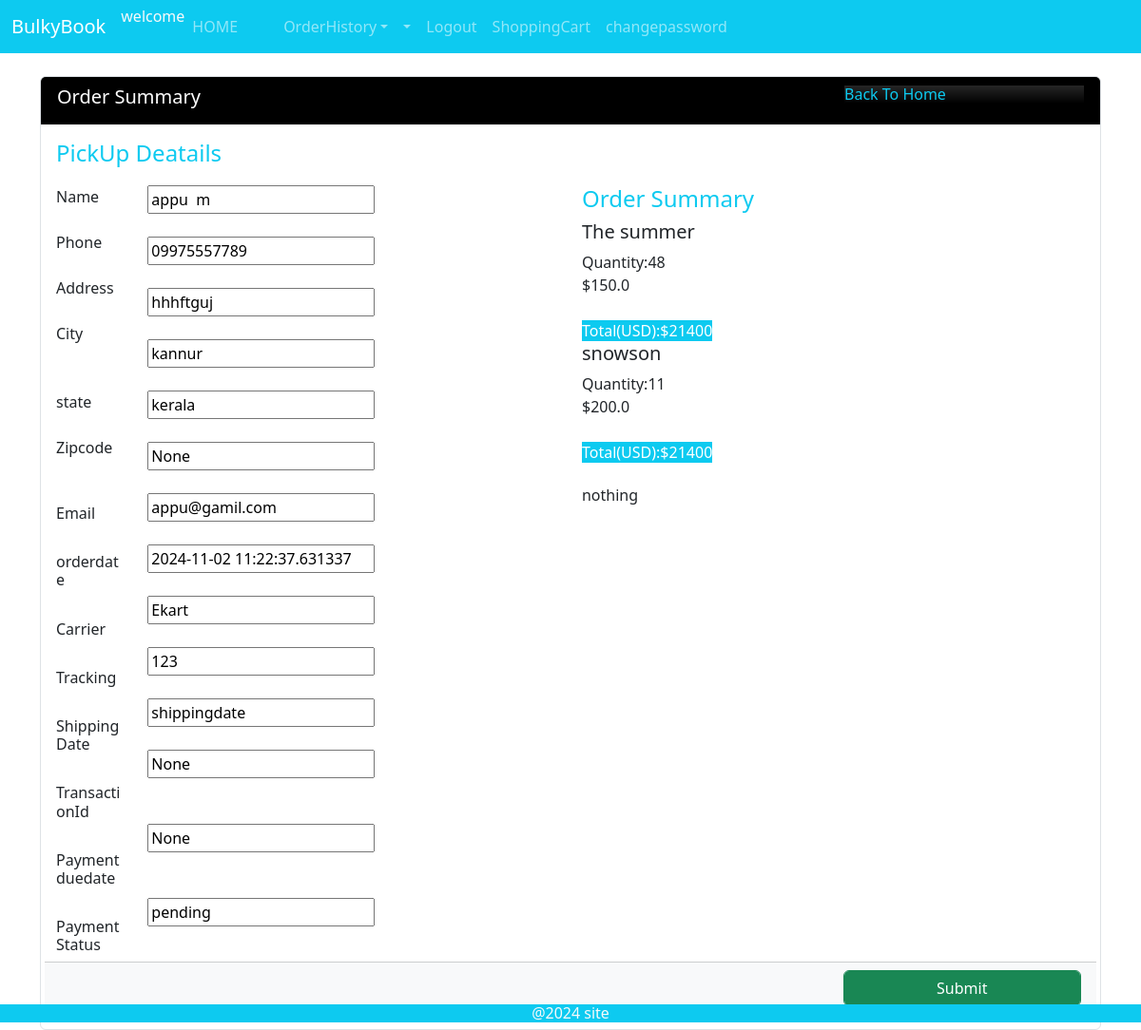
Page /deatilesshow/27 on the committed database.
### users/models.py (models this page shows)
class ordertb(models.Model):
    name=models.CharField(max_length=20)
    phone=models.CharField(max_length=10,blank=True,null=True)
    address=models.TextField()
    city=models.CharField(max_length=20)
    state=models.CharField(max_length=20)
    zipcode=models.IntegerField(blank=True,null=True)
    email=models.EmailField()
    orderdate=models.CharField(max_length=20)
    carrier=models.CharField(max_length=20,blank=True,null=True)
    tracking=models.CharField(max_length=20,blank=True,null=True)
    shippingdate=models.CharField(max_length=18,blank=True,null=True)
    transactionid=models.CharField(max_length=20,blank=True,null=True)
    paymentdate=models.CharField(max_length=18,blank=True,null=True)
    paymentstatus=models.CharField(max_length=20,default="pending")
    orderstatus=models.CharField(max_length=18,default="pending")
    ordertotal=models.IntegerField()
    customerid=models.ForeignKey(User,on_delete=models.CASCADE)

class orderitems(models.Model):
    order=models.ForeignKey(ordertb,on_delete=models.CASCADE)
    productid=models.ForeignKey(product,on_delete=models.CASCADE)
    total=models.IntegerField()
    count=models.IntegerField()

### manager/models.py (models this page shows)
class product(models.Model):
    title=models.CharField(max_length=20)
    ISBN=models.CharField(max_length=20)
    author=models.CharField(max_length=20)
    description=models.TextField()
    listprise=models.FloatField()
    price=models.FloatField()
    price50=models.FloatField()
    price100=models.FloatField()
    categorys=models.ForeignKey(category,on_delete=models.CASCADE)
    covertype=models.ForeignKey(covertypetable,on_delete=models.CASCADE)
    image=models.FileField(upload_to='media')
    def __str__(self):
        return self.title

### manager/views.py (the view)
# urls.py: path('deatilesshow/<int:id>',views.deatilesshow,name="deatilesshow"),
def deatilesshow(request,id):
    m=ordertb.objects.filter(id=id)
    n=orderitems.objects.filter(order_id=id)
    p={'m':m,'n':n}
    return render(request,'admin/showdusereatiles.html',p)

### template/admin/showdusereatiles.html (shortened to what this page needs)
{% extends 'customer/userhome.html' %}
{% block content %}
<div class="container mt-3">
    <div class="row">
        <div class="col-md-6">
        </div>
    </div>
    <div class="card border">
        <div class="card card-header bg-black">
            <div class="row">
                <div class="col-7">
                    <h5 class="text-white">Order Summary</h5>
                </div>
                <div class="offset-2 col-3">
                  <h6 class="text-info bg-gradient border-1">Back To Home</a></h6>
                </div>
            </div>
        </div>
        <div class="card-body">
            {% for i in m %}
            <div class="row">
                <h4 class="text-info">PickUp Deatails</h4>
                <br>
                <br>
<div class="col-1">
<h7>Name</h7>
<br>
<br>
<h7>Phone</h7>
<br>
<br>
<h7>Address</h7>
<br>
<br>
<h7>City</h7>
<br>
<br>
<br>
<h7>state</h7>
<br>
<br>
<h7>Zipcode</h7>
<br>
<br>
<br>
<h6>Email</h6>
<br>
<h6>orderdate</h6>
<br>
<h6>Carrier</h6>
<br>
<h6>Tracking</h6>
<br>
<h6>ShippingDate</h6>
<br>
<h6>TransactionId</h6>
<br>
<h6>Paymentduedate</h6>
<br>
<h6>PaymentStatus</h6>
</div>
<div class="col-5">
    <form action="{% url 'shipordr' %}" method="post">
    <input type="text" value="{{i.name}}" name="name">
    <br>
    <br>
    <input type="text" value="{{i.phone}}" name="phone">
    <br>
    <br>
    <input type="text" value="{{i.address}}" name="address">
    <br>
    <br>
    <input type="text" value="{{i.city}}" name="city">
    <br>
    <br>
    <input type="text" value="{{i.state}}" name="state">
    <br>
    <br>
    <input type="text" value="{{i.zipcode}}" name="zipcode">
    <br>
    <br>
    <input type="text" value="{{i.email}}" name="email">
    <br>
    <br>
    <input type="text" value="{{i.orderdate}}" name="orderdate">
    <br>
    <br>
    <input type="text" value="{{i.carrier}}" name="carrier">
    <br>
    <br>
    <input type="text" value="{{i.tracking}}" name="tracking">
    <br>
    <br>
    <input type="text" value="shippingdate" name="shippingdate">
    <br>
    <br>
    <input type="text" value="{{i.transactionid}}" name="transactionid">
    <br>
    <br>
    <br>
    <input type="text" value="{{i.paymentdate}}" name="paymentdate">
    <br>
    <br>
    <br>
    <input type="text" value="{{i.paymentstatus}}" name="paymentstatus">
</div>
<div class="col-6">
    <h4 class="text-info">Order Summary</h4>
    {% for k in n %}
    <span><h5>{{k.productid}}</h5></span>
    <span>Quantity:{{k.count}}</span>
    <br>
    <span>${{k.productid.price}}</span>
    <br>
    <br>
    <span class="text-info bg-info text-white">Total(USD):${{k.order.ordertotal}}</span>
    {% endfor %}
    <br>
    <br>
    {% if i.paymentstatus == "paid" and i.orderstatus == "pending" %}
    <a class="btn btn-dark form-control" href="{% url 'ordersts' i.id %}">Start Processing</a>
    <br>
    {% elif i.orderstatus == "inprocess" %}
    <button type="submit" class="btn btn-dark form-control" >ShippingOrder</button>
    <br>
    <br>
    <a class="btn btn-danger form-control"  href="{% url 'cancel' i.id %}">Cancel Order</a>
</div>
{% else %}
<h6>nothing</h6>
{% endif %}
</div>
{% endfor %}
<div class="card-footer bg-light">
    <div class="row">
        <div class="offset-9 col-3">
            <button type="submit" class="btn btn-success form-control">Submit</button>
        </div>
    </div>
</div>
</div>
            </div>
</div>
{% endblock %}

### rows in the picture
ordertb: name "appu m", phone "09975557789", address "hhhftguj", city "kannur", state "kerala", zipcode "None", email "appu@gamil.com", orderdate "2024-11-02 11:22:37.631337", carrier "Ekart", tracking "123", transactionid "None", paymentdate "None", paymentstatus "pending", orderstatus "nothing"
orderitems: productid "The summer", count "48", productid.price "150.0", order.ordertotal "21400"
orderitems: productid "snowson", count "11", productid.price "200.0", order.ordertotal "21400"
